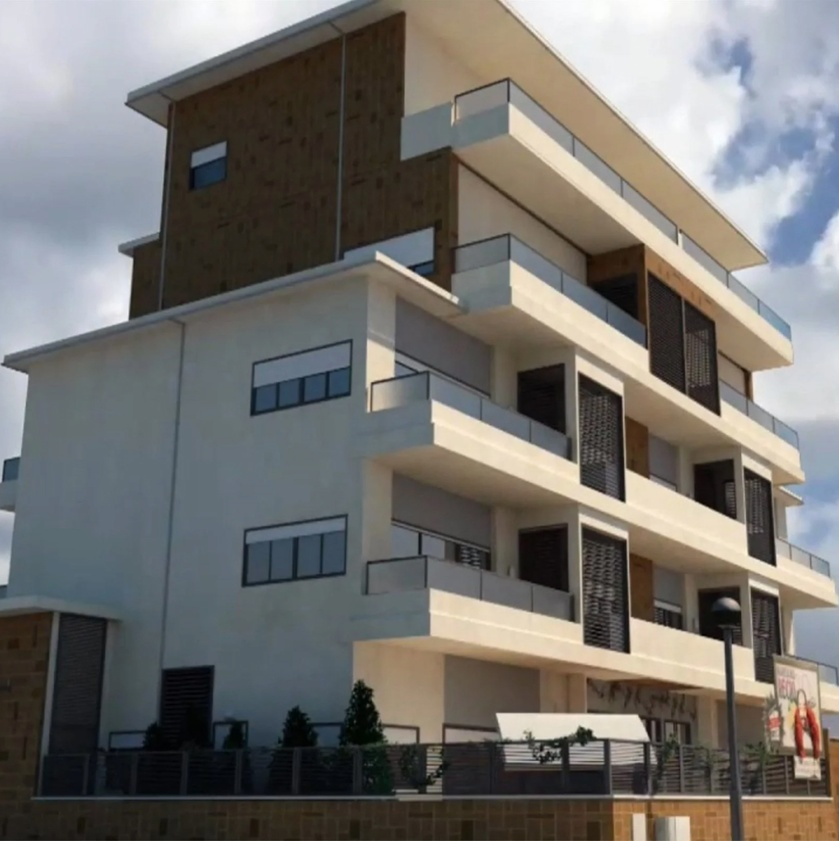
#> input picture pract_3/images/b1.jpg, 839 x 841 px, shrunk from 1301 x 1304 before the run
$ python 3_2.py
#> lines starting #> are read from the running program, lines starting #| are printed output that depends on the picture; after the words box and inside, x2 and y2 are one past the last pixel; in counts of white or black regions, pixels touching at a corner belong together
import matplotlib.pyplot as plt
import numpy as np
from PIL import Image
from pathlib import Path

# Obtener ruta relativa a la imagen
image_path = Path(__file__).parent.parent / "images" / "b1.jpg"
img = np.asarray(Image.open(image_path).convert('L'))  # para escala de grises
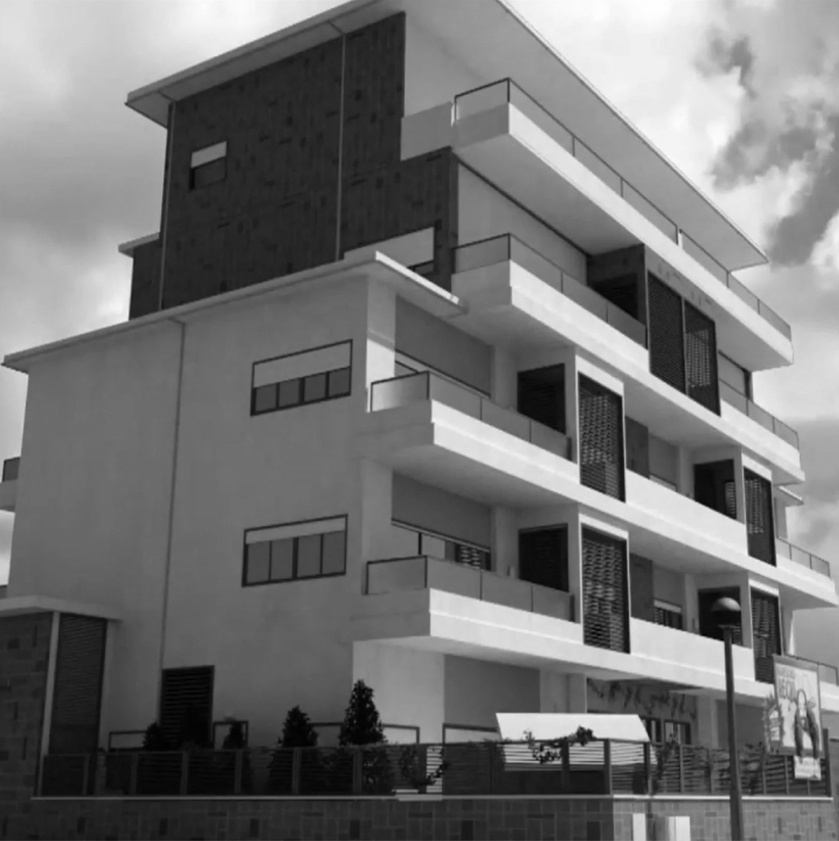
#> img: shape (841, 839); min 0, max 255, mean 114

def imadjustLUT(img, a, b, mode='band'):
    """
    img : numpy uint8 image (grayscale)
    a, b : int in [0,255]
    mode : 'band' or 'peak'
      - 'band'  : fuera de [a,b] -> 0, dentro -> 255
      - 'peak'  : identidad lineal salvo que en [a,b] se fuerza a 255;
                  después de b se retoma la identidad (v=u)
    """
#> called with a = 60, b = 140, mode = 'band'
    a = int(np.clip(a, 0, 255))
    b = int(np.clip(b, 0, 255))
    if a > b:
        a, b = b, a

    if mode == 'band':
        LUT = np.zeros(256, dtype=np.uint8)
        LUT[a:b+1] = 255
    elif mode == 'peak':
        LUT = np.arange(256, dtype=np.uint8)
        LUT[a:b+1] = 255
    else:
        raise ValueError("modo debe ser 'band' o 'peak'")

    img_out = LUT[img]
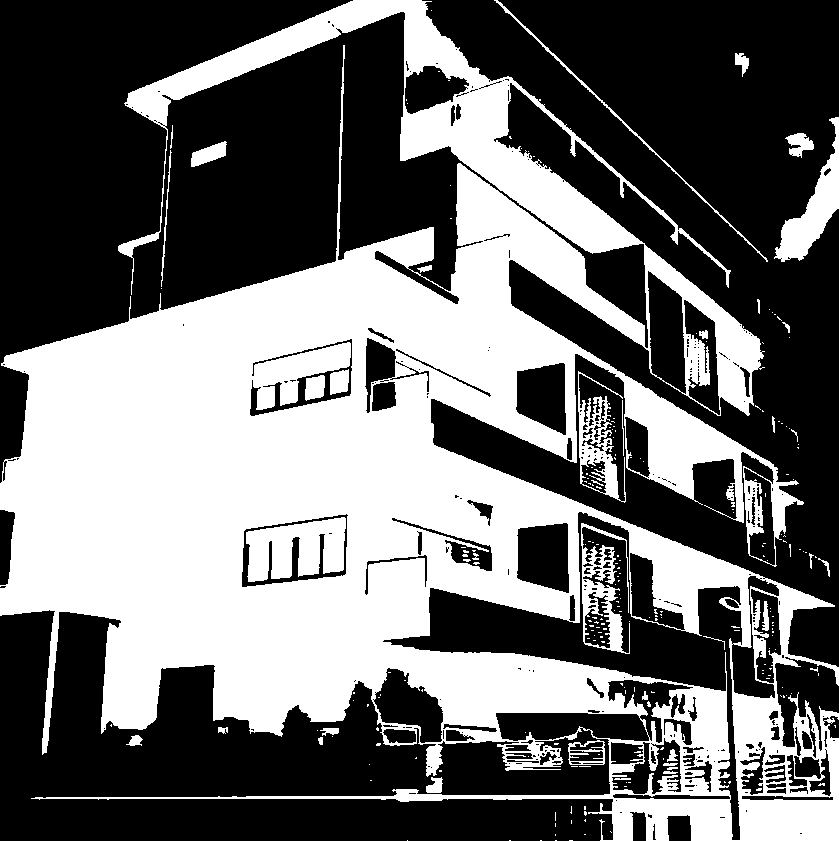
#> img_out: shape (841, 839); 42.7% white; 234 white regions (196 under 20 px), largest, box (x1, y1, x2, y2) and area: (0, 0, 839, 841) 283629, (246, 517, 346, 582) 4552, (774, 117, 839, 262) 3087
    return img_out, LUT

# Ejemplo de uso y visualización
if __name__ == "__main__":
    # Band con a=60, b=140 (según petición)
    out_band, lut_band = imadjustLUT(img, a=60, b=140, mode='band')
#> lut_band = 256 values, max 255 at index 60, min 0 at index 0, mean 80.68

    # Peak (lineal con plateau en [a,b]) - mantiene la recta identidad fuera del intervalo
    out_peak, lut_peak = imadjustLUT(img, a=60, b=140, mode='peak')
#> call 2 of imadjustLUT, with a = 60, b = 140, mode = 'peak'
#> in imadjustLUT (call 2), `img_out = LUT[img]`:
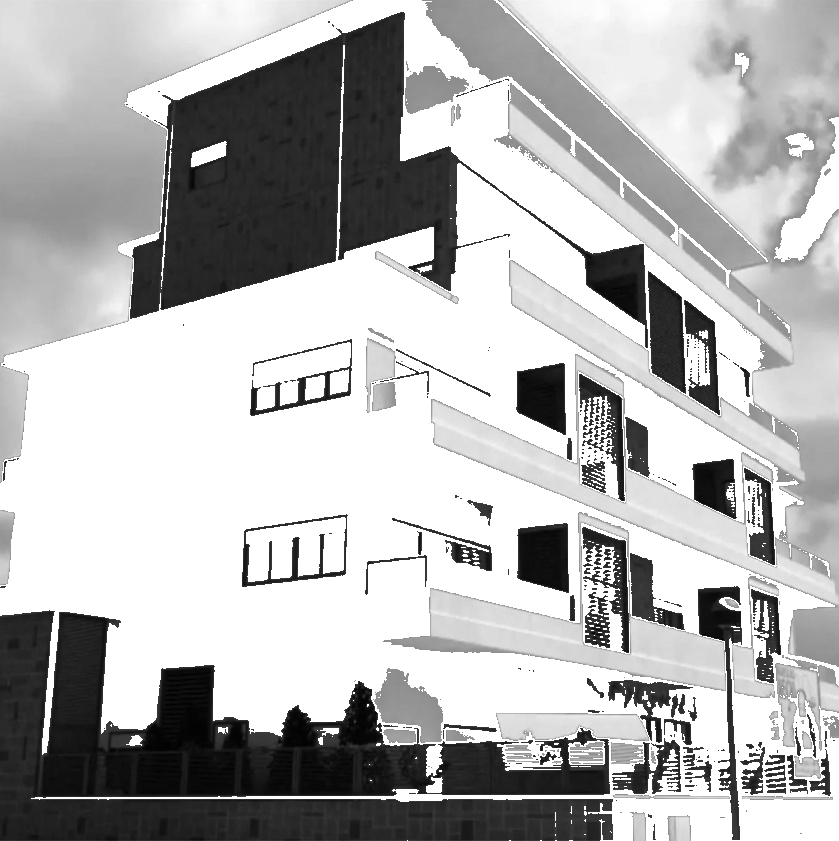
#> img_out: shape (841, 839); min 0, max 255, mean 180
#> lut_peak = 256 values, max 255 at index 60, min 0 at index 0, mean 176.5

    # Mostrar solo: imagen original, resultado (band), LUT band; y original, resultado (peak), LUT peak
    fig, axs = plt.subplots(2, 3, figsize=(12, 8))

    axs[0,0].imshow(img, cmap='gray'); axs[0,0].set_title('Original'); axs[0,0].axis('off')
    axs[0,1].imshow(out_band, cmap='gray'); axs[0,1].set_title('Band (a=60,b=140)'); axs[0,1].axis('off')
    axs[0,2].plot(lut_band); axs[0,2].set_title('LUT Band'); axs[0,2].set_xlim(0,255)

    axs[1,0].imshow(img, cmap='gray'); axs[1,0].set_title('Original'); axs[1,0].axis('off')
    axs[1,1].imshow(out_peak, cmap='gray'); axs[1,1].set_title('Peak (a=60,b=140)'); axs[1,1].axis('off')
    axs[1,2].plot(lut_peak); axs[1,2].set_title('LUT Peak'); axs[1,2].set_xlim(0,255)

    plt.tight_layout()
    plt.show()
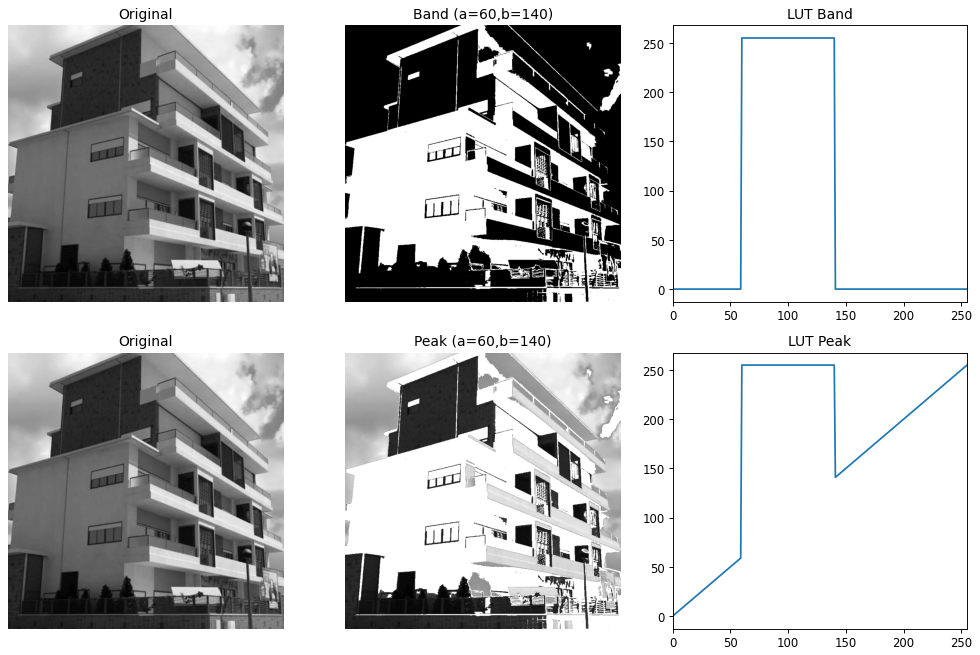
#> figure drawn by matplotlib, 6 panels; panel 3: curve peaks at x = 60, y = 255; panel 6: curve peaks at x = 60, y = 255

$ run again, with pract_3/images/aloel.jpg copied over pract_3/images/b1.jpg
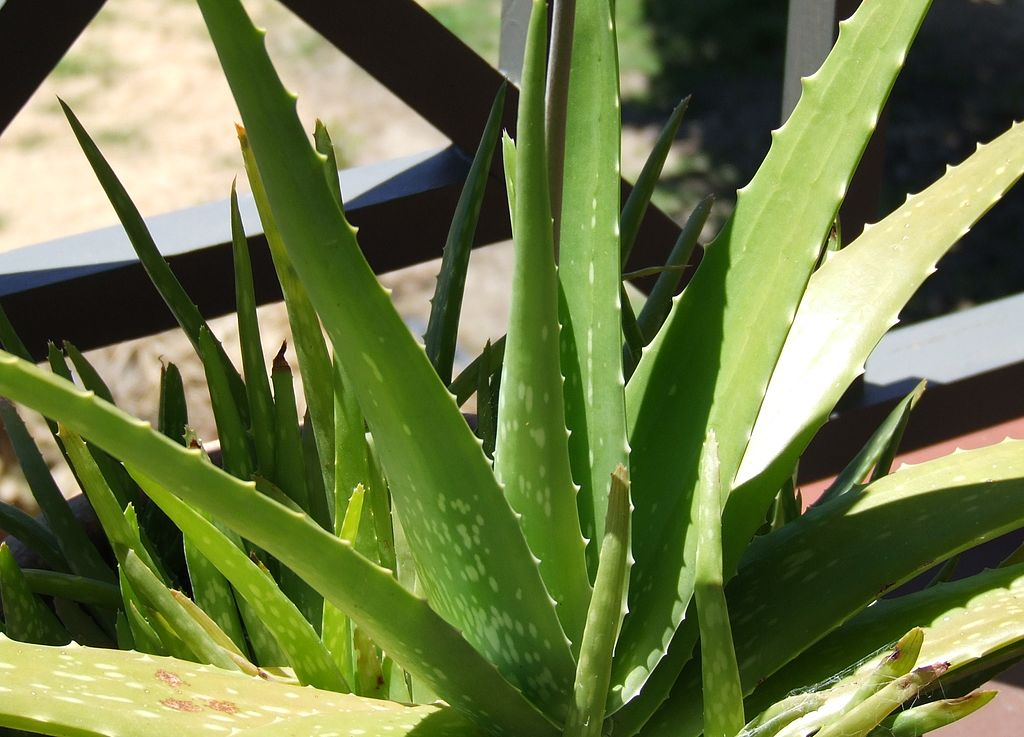
#> input picture pract_3/images/aloel.jpg, 1024 x 737 px
#> in imadjustLUT, `img_out = LUT[img]`:
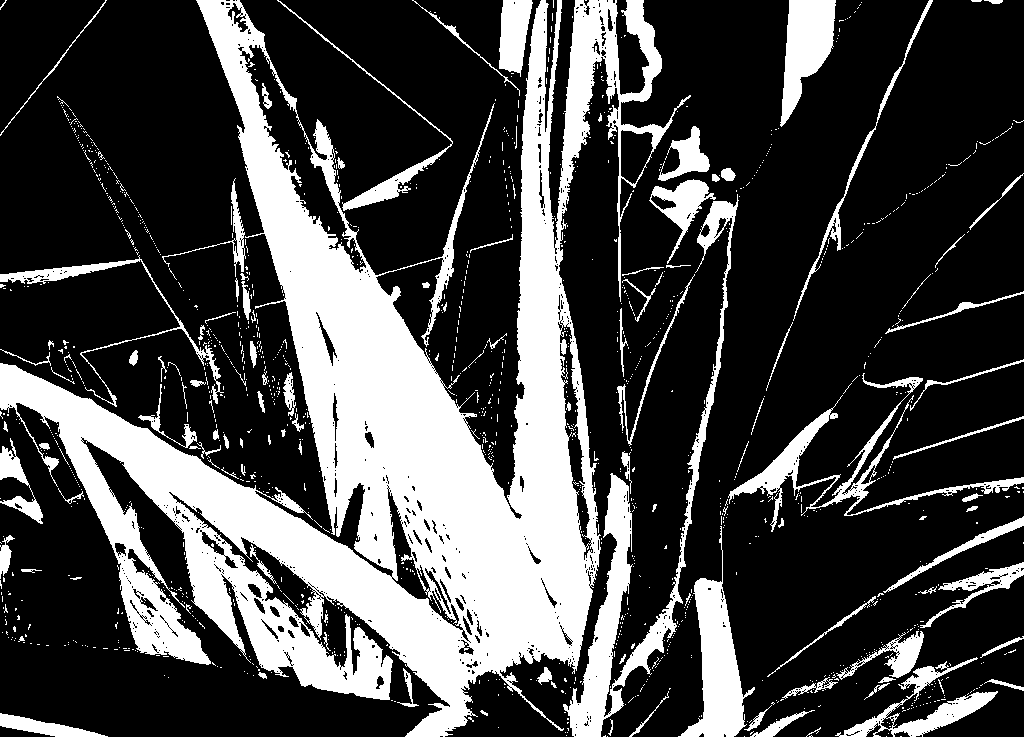
#> img_out: shape (737, 1024); 27.8% white; 1360 white regions (1242 under 20 px), largest, box (x1, y1, x2, y2) and area: (0, 0, 691, 737) 151956, (563, 194, 739, 737) 10541, (678, 526, 755, 737) 5749
#> lut_band = 256 values, max 255 at index 60, min 0 at index 0, mean 80.68
#> in imadjustLUT (call 2), `img_out = LUT[img]`:
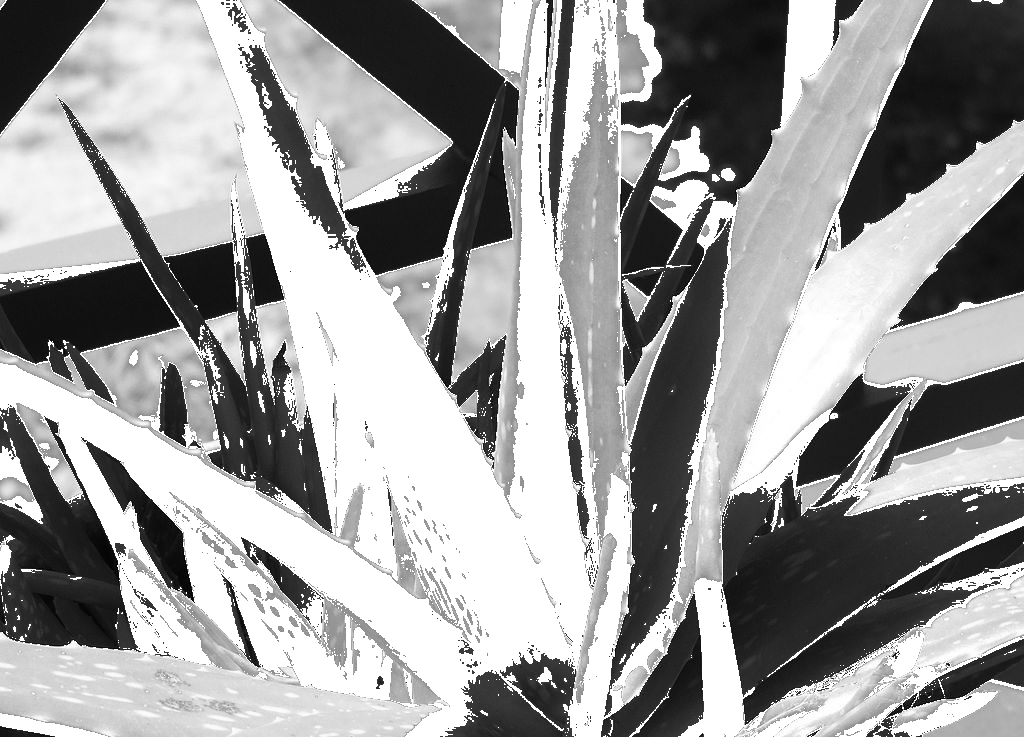
#> img_out: shape (737, 1024); min 0, max 255, mean 156
#> lut_peak = 256 values, max 255 at index 60, min 0 at index 0, mean 176.5

$ run again, with pract_3/images/clahe_1.png saved as pract_3/images/b1.jpg
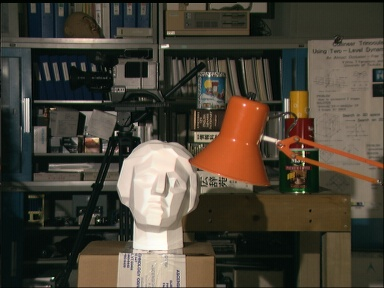
#> input picture pract_3/images/clahe_1.png, 384 x 288 px
#> in imadjustLUT, `img_out = LUT[img]`:
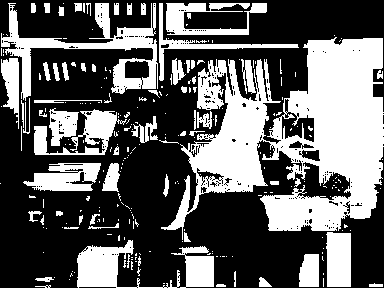
#> img_out: shape (288, 384); 38.2% white; 256 white regions (189 under 20 px), largest, box (x1, y1, x2, y2) and area: (161, 37, 384, 240) 22311, (1, 3, 158, 101) 3929, (77, 240, 180, 288) 1850
#> lut_band = 256 values, max 255 at index 60, min 0 at index 0, mean 80.68
#> in imadjustLUT (call 2), `img_out = LUT[img]`:
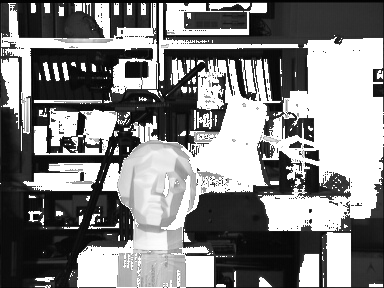
#> img_out: shape (288, 384); min 0, max 255, mean 130.1
#> lut_peak = 256 values, max 255 at index 60, min 0 at index 0, mean 176.5
